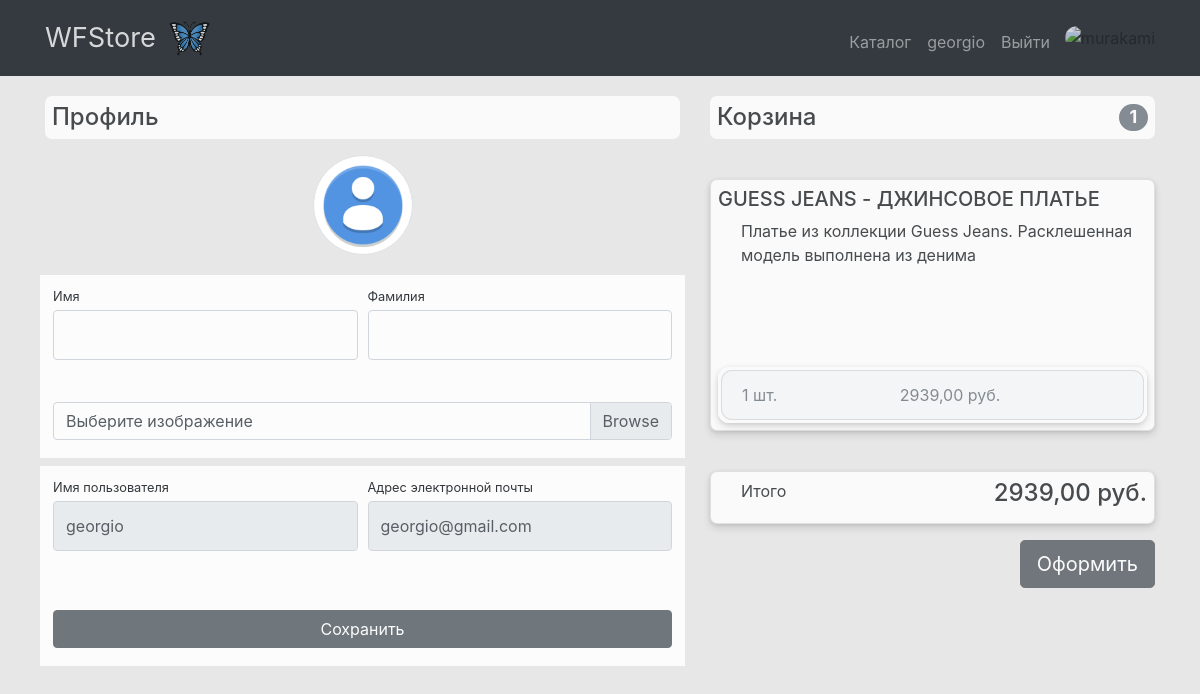
Page /users/profile/ (signed in) on the earlier database version.
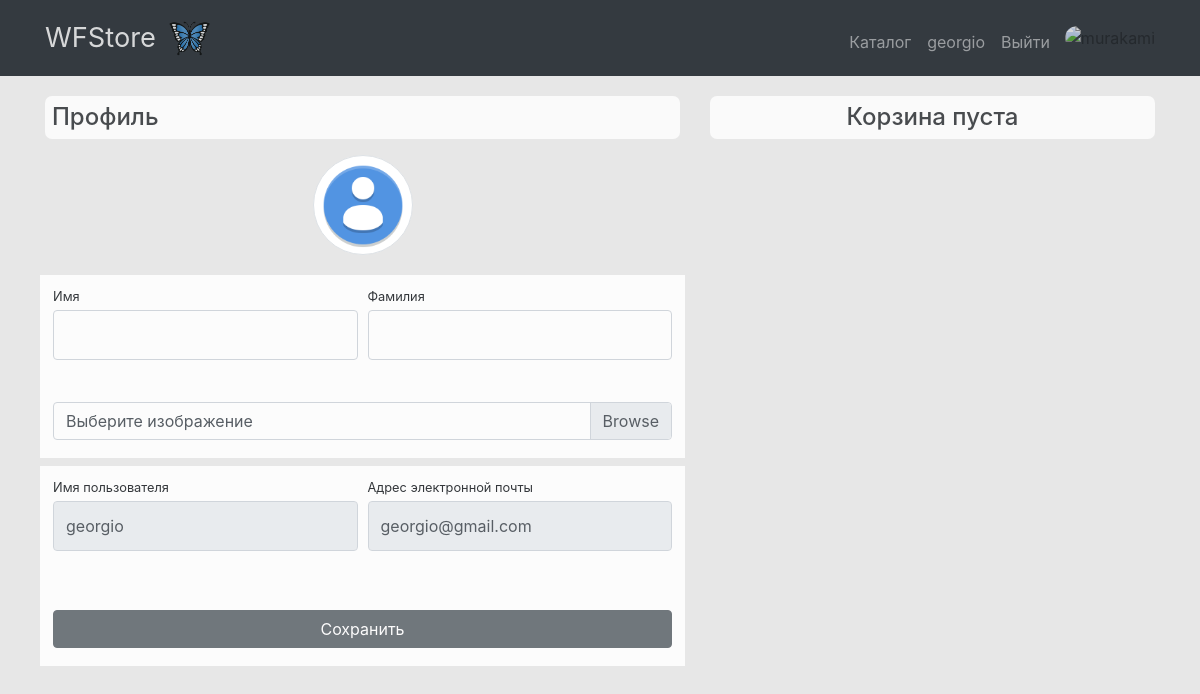
Same page on the later database version.
### products/models.py (models this page shows, shortened)
class Basket(models.Model):
    user = models.ForeignKey(User, on_delete=models.CASCADE, verbose_name="Покупатель")
    product = models.ForeignKey('Product', on_delete=models.CASCADE, verbose_name="Товар")
    quantity = models.PositiveIntegerField(default=0, verbose_name="Количество товара")
    create_database = models.DateTimeField(auto_now_add=True)
    def sum(self):
        return self.quantity * self.product.price
    class Meta:
        verbose_name = 'товар в корзину'
        verbose_name_plural = 'Корзина'

class Product(models.Model):
    name = models.CharField(max_length=250, verbose_name="Название товара")
    image = models.ImageField(upload_to="products_images/", blank=True, verbose_name="Изображение")
    description = models.TextField(blank=True, verbose_name="Описание")
    short_description = models.CharField(max_length=100, blank=True, verbose_name="Краткое описание")
    price = models.DecimalField(max_digits=8, decimal_places=2, default=0, verbose_name="Цена")
    quantity = models.PositiveIntegerField(default=0, verbose_name="Количество")
    category = models.ForeignKey(ProductCategory, on_delete=models.CASCADE, verbose_name="Категория")
    class Meta:
        verbose_name = 'товар'
        verbose_name_plural = 'Товары'

### users/views.py (the view)
# urls.py: path('profile/', views.profile, name='profile'),
@login_required(login_url='/users/login/')
def profile(request):
    user = request.user
    if request.method == "POST":
        form = UserProfileForm(data=request.POST, files=request.FILES, instance=user)
        if form.is_valid():
            form.save()
            return redirect('profile')
    else:
        form = UserProfileForm(instance=user)
    baskets = Basket.objects.filter(user=user)
    total_quantity = sum(basket.quantity for basket in baskets)
    total_sum = sum(basket.sum() for basket in baskets)
    context = {
        'title': 'Store - Профиль',
        'form': form,
        'baskets': baskets,
        'total_quantity': total_quantity,
        'total_sum': total_sum
    }
    return render(request, 'users/profile.html', context)

### users/forms.py
class UserProfileForm(UserChangeForm):
    username = forms.CharField(widget=forms.TextInput(attrs={'readonly': True}))
    email = forms.CharField(widget=forms.EmailInput(attrs={'readonly': True}))
    image = forms.ImageField(widget=forms.FileInput(), required=False)
    class Meta:
        model = User
        fields = ('username', 'email', 'first_name', 'last_name', 'image')
    def __init__(self, *args, **kwargs):
        super().__init__(*args, **kwargs)
        for field in self.fields.values():
            field.widget.attrs['class'] = 'form-control py-4'
        self.fields['image'].widget.attrs['class'] = 'custom-file-input'

### users/templates/users/profile.html (shortened to what this page needs)
{% extends 'products/base.html' %}
{% load static %}
{% block css %}
<link href="{% static 'css/profile.css' %}" rel="stylesheet">
{% endblock %}
{% block content %}
<div class="container">
    <div class="row">
        <div class="col-lg-7">
            <h4 class="mt-3 mb-3">Профиль</h4>
            <div class="col-lg-12 text-center">
                <img width="100" height="100"
                     src="{% if user.image %} {{ user.image.url }} {% else %} {% static 'vendor/img/users/avadefault1.png' %} {% endif %}"
                     class="img-thumbnail">
            </div>
            <form action="{% url 'profile' %}" method="post" enctype="multipart/form-data">
                <div class="form-row">
                    <div class="col-lg-6">
                        <div class="form-group">
                            <label class="small mb-1" for="inputFirstName">Имя</label>
                           {{ form.first_name }}
                        </div>
                    </div>
                    <div class="col-lg-6">
                        <div class="form-group">
                            <label class="small mb-1" for="inputLastName">Фамилия</label>
                            {{ form.last_name }}
                        </div>
                    </div>
                </div>
                <div class="form-row mb-2">
                    <div class="col-lg-12">
                        <div class="custom-file">
                            <label class="custom-file-label" for="userAvatar">Выберите изображение</label>
                        </div>
                    </div>
                </div>
                <div class="form-row">
                    <div class="col-lg-6">
                        <label class="small mb-1" for="inputUsername">Имя пользователя</label>
                        {{ form.username }}
                    </div>
                    <div class="col-lg-6">
                        <label class="small mb-1" for="inputEmailAddress">Адрес электронной
                            почты</label>
                        {{ form.email }}
                    </div>
                </div>
                <div class="form-row">
                    <div class="col-lg-12" style="margin-top: 33px;">
                        <input class="btn btn-info btn-block" type="submit" value="Сохранить">
                    </div>
                </div>
            </form>
        </div>
       {% include 'products/basket.html' %}
    </div>
</div>
{% endblock %}

### products/templates/products/basket.html (shortened to what this page needs)
{% if baskets %}
<div class="col-lg-5">
            <h4 class="mt-3 mb-3 d-flex justify-content-between align-items-center mb-3">
                Корзина <span class="badge badge-secondary badge-pill">{{ total_quantity }}</span>
            </h4>
            {% for basket in baskets %}
            <div class="cardo mb-3">
                <div class="cardo-body">
                    <h5 class="cardo-title">{{ basket.product.name }}</h5>
                    <p class="cardo-text">{{ basket.product.short_description }}</p>
                </div>
                <ul class="listo-group listo-group-flush">
                    <li class="list-group-item d-flex justify-content-between lh-condensed bg-light">
                        <span class="text-muted">{{ basket.quantity }} шт.</span>
                        <span class="text-muted">{{ basket.sum }} руб.</span>
                    </li>
                </ul>
            </div>
            {% endfor %}
            <div class="cardo mb-3">
                <div class="cardo-footer">
                    <p class="float-left">Итого</p>
                    <h4 class="float-right">{{ total_sum }} руб.</h4>
                </div>
            </div>
            <a href="#" class="btn btn-success btn-lg float-right">Оформить</a>
        </div>
{% else %}
<div class="col-lg-5">
    <h4 class="mt-3 mb-3 text-center">
        Корзина пуста
    </h4>
</div>
{% endif %}

Differences in the rows shown:
removed Basket: product.name "GUESS JEANS - ДЖИНСОВОЕ ПЛАТЬЕ", product.short_description "Платье из коллекции Guess Jeans. Расклешенная модель выполнена из денима", quantity "1", sum "2939,00"
Other differences:
{{ total_quantity }}: "1" → (not shown)
{{ total_sum }}: "2939,00" → (not shown)
text no longer shown: "Корзина Итого руб. Оформить"
text now shown: "Корзина пуста"
